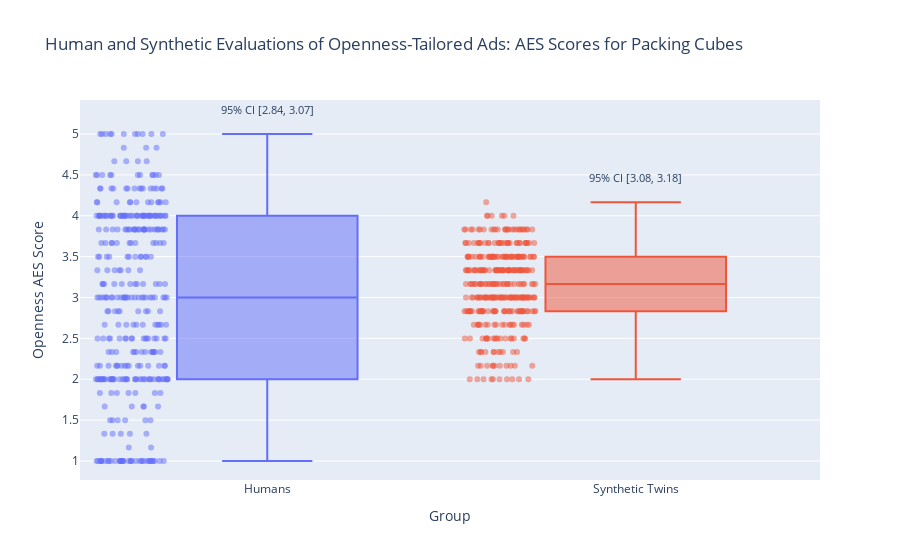

The code cell stored with this chart in its notebook:
### Markdown cell above
<h2> Packing Cubes: Box Plot</h2>

### Code cell
plot_trait_boxplots_by_product("raw_aes_2_", "Packing Cubes")

### Figure 1 — Plotly figure (JSON) as saved in the notebook; plotly's stock layout.template omitted (floating-point values rounded to 4 significant figures; data arrays with more than 128 entries replaced by an {"elided": "..."} marker saying what was removed)
{"data": [{"alignmentgroup": "True", "boxpoints": "all", "hovertemplate": "Group=%{x}<br>Openness AES Score=%{y}<extra></extra>", "jitter": 0.4, "legendgroup": "Humans", "marker": {"color": "#636efa", "opacity": 0.5, "size": 6}, "name": "Humans", "notched": false, "offsetgroup": "Humans", "orientation": "v", "showlegend": true, "type": "box", "x": {"elided": "373 str values"}, "x0": " ", "xaxis": "x", "y": {"elided": "373 float values"}, "y0": " ", "yaxis": "y"}, {"alignmentgroup": "True", "boxpoints": "all", "hovertemplate": "Group=%{x}<br>Openness AES Score=%{y}<extra></extra>", "jitter": 0.4, "legendgroup": "Synthetic Twins", "marker": {"color": "#EF553B", "opacity": 0.5, "size": 6}, "name": "Synthetic Twins", "notched": false, "offsetgroup": "Synthetic Twins", "orientation": "v", "showlegend": true, "type": "box", "x": {"elided": "373 str values"}, "x0": " ", "xaxis": "x", "y": {"elided": "373 float values"}, "y0": " ", "yaxis": "y"}], "layout": {"annotations": [{"font": {"size": 11}, "showarrow": false, "text": "95% CI [2.84, 3.07]", "x": "Humans", "xanchor": "center", "y": 5.3}, {"font": {"size": 11}, "showarrow": false, "text": "95% CI [3.08, 3.18]", "x": "Synthetic Twins", "xanchor": "center", "y": 4.467}], "boxmode": "overlay", "legend": {"title": {"text": "Group"}, "tracegroupgap": 0}, "showlegend": false, "title": {"text": "Human and Synthetic Evaluations of Openness-Tailored Ads: AES Scores for Packing Cubes"}, "xaxis": {"anchor": "y", "categoryarray": ["Humans", "Synthetic Twins"], "categoryorder": "array", "domain": [0, 1], "title": {"text": "Group"}}, "yaxis": {"anchor": "x", "domain": [0, 1], "title": {"text": "Openness AES Score"}}}}
